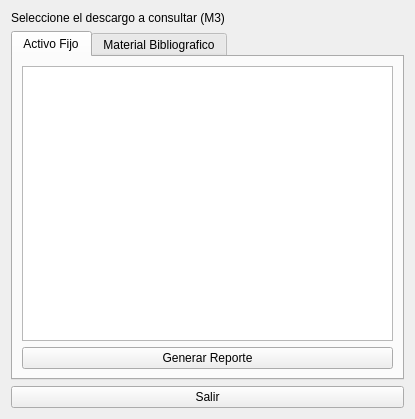
<?xml version="1.0" encoding="UTF-8"?>
<ui version="4.0">
 <class>ConsultaDescargos</class>
 <widget class="QWidget" name="ConsultaDescargos">
  <property name="windowModality">
   <enum>Qt::ApplicationModal</enum>
  </property>
  <property name="geometry">
   <rect>
    <x>0</x>
    <y>0</y>
    <width>415</width>
    <height>419</height>
   </rect>
  </property>
  <property name="windowTitle">
   <string>Consulta de Descargo de Bienes</string>
  </property>
  <layout class="QVBoxLayout" name="verticalLayout_2">
   <item>
    <widget class="QLabel" name="label">
     <property name="text">
      <string>Seleccione el descargo a consultar (M3)</string>
     </property>
    </widget>
   </item>
   <item>
    <widget class="QTabWidget" name="tabWidget">
     <property name="currentIndex">
      <number>0</number>
     </property>
     <widget class="QWidget" name="tab">
      <attribute name="title">
       <string>Activo Fijo</string>
      </attribute>
      <layout class="QVBoxLayout" name="verticalLayout">
       <item>
        <widget class="QTableView" name="tablaDescargoAF"/>
       </item>
       <item>
        <widget class="QPushButton" name="generarReporte">
         <property name="text">
          <string>Generar Reporte</string>
         </property>
        </widget>
       </item>
      </layout>
     </widget>
     <widget class="QWidget" name="tab_2">
      <attribute name="title">
       <string>Material Bibliografico</string>
      </attribute>
      <widget class="QTableView" name="tablaDescargoBiblio">
       <property name="geometry">
        <rect>
         <x>10</x>
         <y>10</y>
         <width>351</width>
         <height>211</height>
        </rect>
       </property>
      </widget>
      <widget class="QPushButton" name="generarReporteMB">
       <property name="geometry">
        <rect>
         <x>130</x>
         <y>230</y>
         <width>101</width>
         <height>23</height>
        </rect>
       </property>
       <property name="text">
        <string>Generar Reporte</string>
       </property>
      </widget>
     </widget>
    </widget>
   </item>
   <item>
    <widget class="QPushButton" name="salir">
     <property name="text">
      <string>Salir</string>
     </property>
    </widget>
   </item>
  </layout>
 </widget>
 <resources/>
 <connections/>
</ui>
